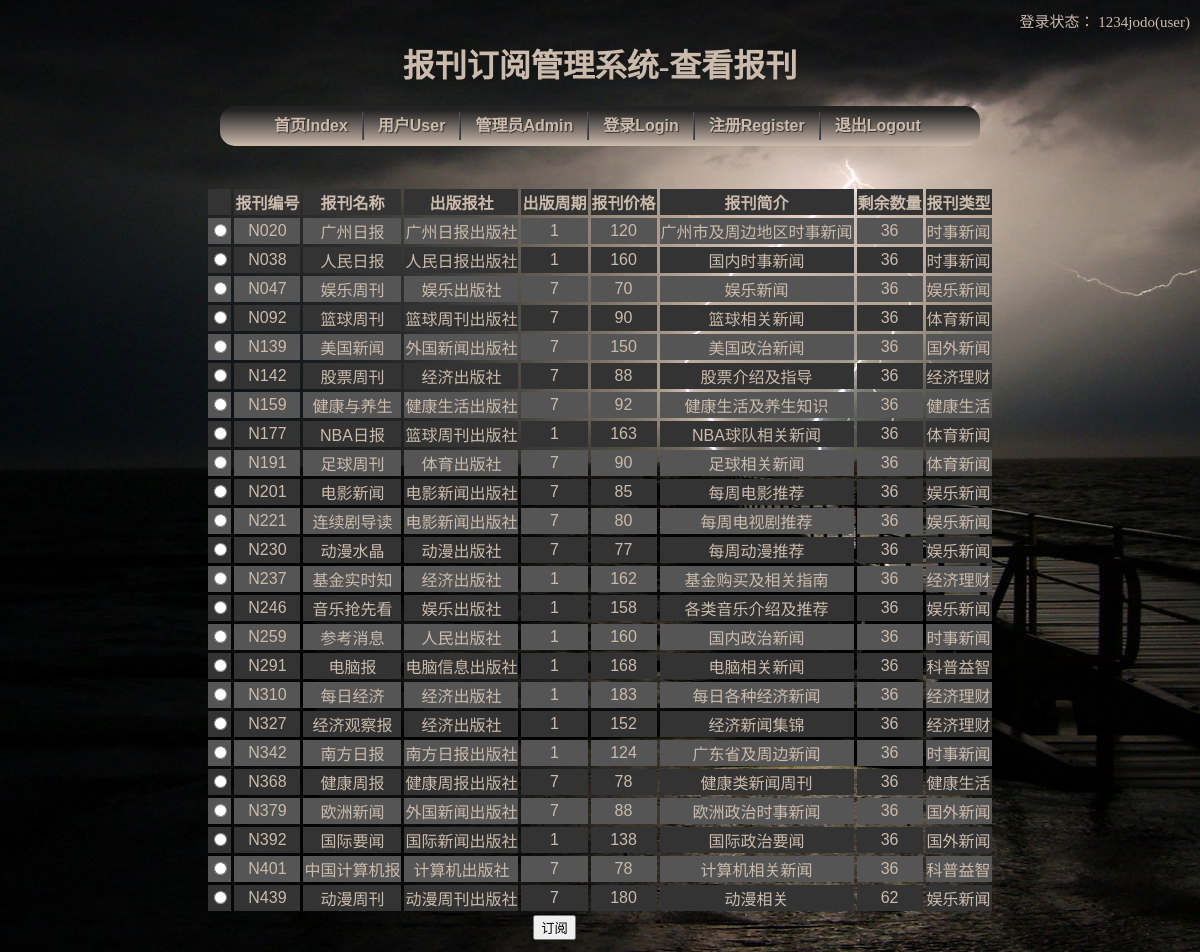
The app's page /userNewsp.php (signed in) with its own data.
### tables this page shows
CREATE TABLE IF NOT EXISTS `newspaper` (
  `NNAME` varchar(20) NOT NULL,
  `NID` char(4) NOT NULL,
  `NPS` varchar(20) NOT NULL,
  `NPD` int(11) NOT NULL,
  `NCT` int(11) NOT NULL,
  `NPR` varchar(30) NOT NULL,
  `NNUM` int(11) NOT NULL,
  `SID` char(4) NOT NULL,
  `AID` varchar(20) NOT NULL,
  PRIMARY KEY (`NID`),
  KEY `sort-newspaper` (`SID`),
  KEY `admin-newspaper` (`AID`)
);

CREATE TABLE IF NOT EXISTS `sort` (
  `SNAME` varchar(20) NOT NULL,
  `SID` char(4) NOT NULL,
  PRIMARY KEY (`SID`)
);

### userNewsp.php (the view, shortened to what this page needs)
<!DOCTYPE HTML>
  <html>
    <head>
      <link rel="stylesheet" type="text/css" href="style/newsp.css" />
    </head>
    <body>
      <h1>报刊订阅管理系统-查看报刊</h1>
      <?php
	    include 'header.php';
		if(!isset($_SESSION['identity'])||$_SESSION['identity']!="user"){
			?>
              <script Language="JavaScript">
                  alert("未登录用户账号，不能进行相关操作！");
                  window.location.href="index.php";
		      </script>
		    <?php
		}else{
			$result = mysql_query("SELECT NID,NNAME,NPS,NPD,NCT,NPR,NNUM,SNAME FROM newspaper,sort WHERE newspaper.SID=sort.SID ORDER BY NID");
			?>
            <form name="form_5" method="post" onsubmit="return checkinput(this);" action="userNewspBook.php">
              <table class="newsp">
                <tr class='newsp_1'>
                  <th></th>
                  <th>报刊编号</th>
                  <th>报刊名称</th>
                  <th>出版报社</th>
                  <th>出版周期</th>
                  <th>报刊价格</th>
                  <th>报刊简介</th>
                  <th>剩余数量</th>
                  <th>报刊类型</th>
                </tr>
            <?php
			$i = 1;
			while($row = mysql_fetch_array($result)){
				if($i%2==0){
				    echo "<tr class='newsp_1'>";
				}else{
					echo "<tr class='newsp_2'>";
				}
				echo "<td>"."<input type ='radio' name='choise' value=".$row['NID'].">"."</td>";
				echo "<td>".$row["NID"]."</td>";
				echo "<td>".$row["NNAME"]."</td>";
				echo "<td>".$row["NPS"]."</td>";
				echo "<td>".$row["NPD"]."</td>";
				echo "<td>".$row["NCT"]."</td>";
				echo "<td>".$row["NPR"]."</td>";
				echo "<td>".$row["NNUM"]."</td>";
				echo "<td>".$row["SNAME"]."</td>";
				echo "</tr>";
				$i++;
			}
			?>
              <tr>
                  <td></td>
                  <td></td>
                  <td></td>
                  <td></td>
                  <td><input type="submit" value="订阅" /></td>
                  <td></td>
                  <td></td>
                  <td></td>
                  <td></td>
              </tr>
            </table>
          </form>
            <?php
		}
		?>
    </body>
  </html>

### style/newsp.css (style rules this page uses)
body { background-image:url('../pics/wallpaper2.jpg'); background-repeat: no-repeat; background-attachment:fixed; background-position:center top; overflow-x :auto; overflow-y :scroll; }
h1,h2,h3 { color: #cbbbac; margin: 40px auto 20px auto; text-align:center; }
table { color: #cbbbac; font-family:Verdana, Geneva, sans-serif; margin:40px auto auto 450px; padding:20px 20px auto auto; border-spacing:7px; text-align:left; }
table.newsp { margin:40px auto auto auto; border-spacing:0px; text-align:center; border-spacing:3px; }
tr.newsp_1 { background-color:#333; }
tr.newsp_2 { background-color:#555; }

### records on screen
newspaper: NID "N020", NNAME "广州日报", NPS "广州日报出版社", NPD "1", NCT "120", NPR "广州市及周边地区时事新闻", NNUM "36", SID.SNAME "时事新闻"
newspaper: NID "N038", NNAME "人民日报", NPS "人民日报出版社", NPD "1", NCT "160", NPR "国内时事新闻", NNUM "36", SID.SNAME "时事新闻"
newspaper: NID "N047", NNAME "娱乐周刊", NPS "娱乐出版社", NPD "7", NCT "70", NPR "娱乐新闻", NNUM "36", SID.SNAME "娱乐新闻"
newspaper: NID "N092", NNAME "篮球周刊", NPS "篮球周刊出版社", NPD "7", NCT "90", NPR "篮球相关新闻", NNUM "36", SID.SNAME "体育新闻"
newspaper: NID "N139", NNAME "美国新闻", NPS "外国新闻出版社", NPD "7", NCT "150", NPR "美国政治新闻", NNUM "36", SID.SNAME "国外新闻"
newspaper: NID "N142", NNAME "股票周刊", NPS "经济出版社", NPD "7", NCT "88", NPR "股票介绍及指导", NNUM "36", SID.SNAME "经济理财"
newspaper: NID "N159", NNAME "健康与养生", NPS "健康生活出版社", NPD "7", NCT "92", NPR "健康生活及养生知识", NNUM "36", SID.SNAME "健康生活"
newspaper: NID "N177", NNAME "NBA日报", NPS "篮球周刊出版社", NPD "1", NCT "163", NPR "NBA球队相关新闻", NNUM "36", SID.SNAME "体育新闻"
newspaper: NID "N191", NNAME "足球周刊", NPS "体育出版社", NPD "7", NCT "90", NPR "足球相关新闻", NNUM "36", SID.SNAME "体育新闻"
newspaper: NID "N201", NNAME "电影新闻", NPS "电影新闻出版社", NPD "7", NCT "85", NPR "每周电影推荐", NNUM "36", SID.SNAME "娱乐新闻"
newspaper: NID "N221", NNAME "连续剧导读", NPS "电影新闻出版社", NPD "7", NCT "80", NPR "每周电视剧推荐", NNUM "36", SID.SNAME "娱乐新闻"
newspaper: NID "N230", NNAME "动漫水晶", NPS "动漫出版社", NPD "7", NCT "77", NPR "每周动漫推荐", NNUM "36", SID.SNAME "娱乐新闻"
newspaper: NID "N237", NNAME "基金实时知", NPS "经济出版社", NPD "1", NCT "162", NPR "基金购买及相关指南", NNUM "36", SID.SNAME "经济理财"
newspaper: NID "N246", NNAME "音乐抢先看", NPS "娱乐出版社", NPD "1", NCT "158", NPR "各类音乐介绍及推荐", NNUM "36", SID.SNAME "娱乐新闻"
newspaper: NID "N259", NNAME "参考消息", NPS "人民出版社", NPD "1", NCT "160", NPR "国内政治新闻", NNUM "36", SID.SNAME "时事新闻"
newspaper: NID "N291", NNAME "电脑报", NPS "电脑信息出版社", NPD "1", NCT "168", NPR "电脑相关新闻", NNUM "36", SID.SNAME "科普益智"
newspaper: NID "N310", NNAME "每日经济", NPS "经济出版社", NPD "1", NCT "183", NPR "每日各种经济新闻", NNUM "36", SID.SNAME "经济理财"
newspaper: NID "N327", NNAME "经济观察报", NPS "经济出版社", NPD "1", NCT "152", NPR "经济新闻集锦", NNUM "36", SID.SNAME "经济理财"
newspaper: NID "N342", NNAME "南方日报", NPS "南方日报出版社", NPD "1", NCT "124", NPR "广东省及周边新闻", NNUM "36", SID.SNAME "时事新闻"
newspaper: NID "N368", NNAME "健康周报", NPS "健康周报出版社", NPD "7", NCT "78", NPR "健康类新闻周刊", NNUM "36", SID.SNAME "健康生活"
newspaper: NID "N379", NNAME "欧洲新闻", NPS "外国新闻出版社", NPD "7", NCT "88", NPR "欧洲政治时事新闻", NNUM "36", SID.SNAME "国外新闻"
newspaper: NID "N392", NNAME "国际要闻", NPS "国际新闻出版社", NPD "1", NCT "138", NPR "国际政治要闻", NNUM "36", SID.SNAME "国外新闻"
newspaper: NID "N401", NNAME "中国计算机报", NPS "计算机出版社", NPD "7", NCT "78", NPR "计算机相关新闻", NNUM "36", SID.SNAME "科普益智"
newspaper: NID "N439", NNAME "动漫周刊", NPS "动漫周刊出版社", NPD "7", NCT "180", NPR "动漫相关", NNUM "62", SID.SNAME "娱乐新闻"

### other values on screen
$_SESSION['id'] "1234jodo"
$_SESSION['identity'] "user"
